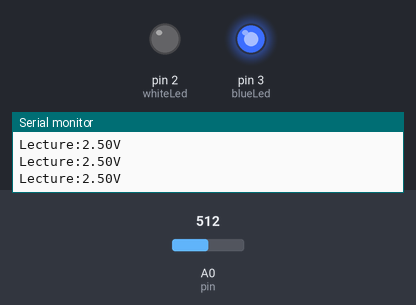
Recording of a sketch running on a simulated Arduino Uno, built with avr-gcc and run on an emulated ATmega328P. On the bench: output pins drawn as LEDs (lit = HIGH), the last lines printed to the serial monitor. The test bench sets the inputs (shaded band); at power-on: A0 (pin) = 512.

Above: at 1.2 s.
1.3 s: A0 (pin) set to 496
At 1.8 s:
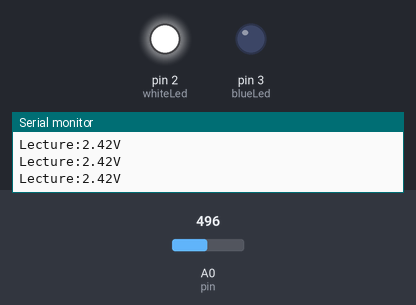
2.8 s: A0 (pin) set to 716
At 3.2 s:
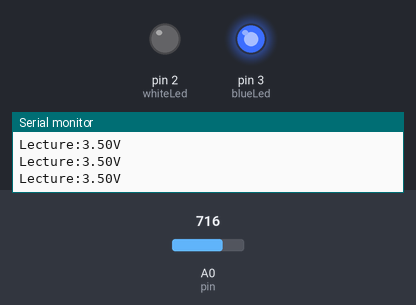
4.3 s: A0 (pin) set to 511
At 4.6 s:
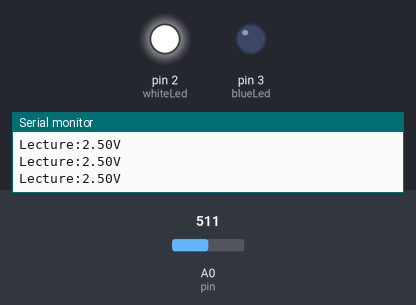
Timing chart, 0 to 7.3 s (numbered marks = the images above; inputs shaded):
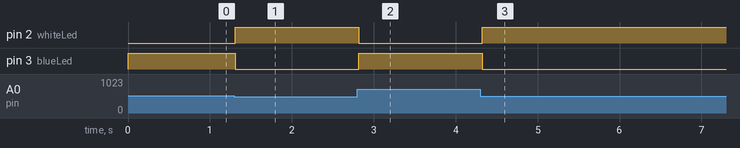

Measured:
- the behaviour switches between 512 and 511 on A0 (pin) (found by bisection; images 0 and 1)
- after the input at 1.3 s, pin 2 (whiteLed): LOW → HIGH at once; pin 3 (blueLed): HIGH → LOW at once
- after the input at 2.8 s, pin 2 (whiteLed): HIGH → LOW at once; pin 3 (blueLed): LOW → HIGH at once
- after the input at 4.3 s, pin 2 (whiteLed): LOW → HIGH at once; pin 3 (blueLed): HIGH → LOW at once

The sketch:

04-if-else_usandoPotenciometroYLeds.ino
```cpp
//casvilldaniel@gmail.com
//IF-ELSE usando potenciometro y leds
//potenciometro:
//izq=GRD
//Center=AnalogPin
//Der=5V
//2 leds
int blueLed= 3;
int whiteLed= 2;

float lecture= 0;
float pin= 0;
int sleep= 100;

void setup()
{
  pinMode(blueLed,OUTPUT);
  pinMode(whiteLed,OUTPUT);
  pinMode(pin,INPUT);
  Serial.begin(9600);
}

void loop()
{
  lecture= (5. * analogRead(pin))/1023.;
  Serial.println("Lecture:"+String(lecture)+"V");

  if(lecture < 2.5)
  {
    digitalWrite(whiteLed,HIGH);
    digitalWrite(blueLed,LOW);
  }

  else
  {
    digitalWrite(whiteLed,LOW);
    digitalWrite(blueLed,HIGH);
  }
  delay(sleep);
}
```
